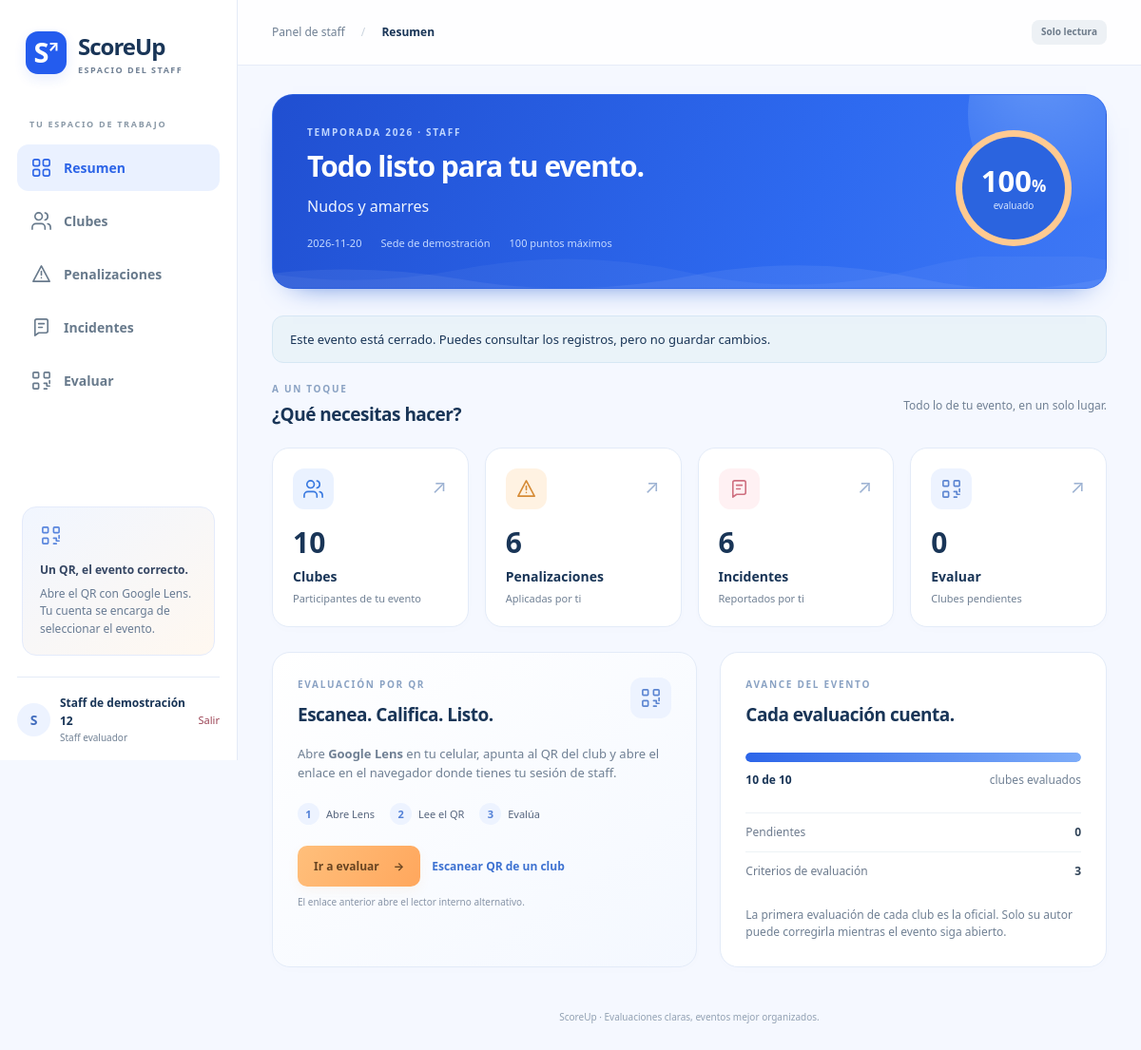
The app's page /staff (signed in) with its own data.
### tables this page shows
CREATE TABLE users (
    id TEXT PRIMARY KEY, organizacion_id TEXT NOT NULL, nombre TEXT NOT NULL,
    username TEXT NOT NULL, password TEXT NOT NULL, rol TEXT NOT NULL,
    evento_id TEXT, club_id TEXT
);

CREATE TABLE eventos (
    id TEXT PRIMARY KEY, organizacion_id TEXT NOT NULL, nombre TEXT NOT NULL,
    fecha TEXT, lugar TEXT, tipo TEXT, temporada TEXT,
    puntaje_maximo INTEGER NOT NULL, cerrado INTEGER NOT NULL DEFAULT 0
);

### app.py (the view)
@app.route("/staff")
def panel_staff():
    user = require_rol("staff")
    evento = find(DB, "eventos", "id", user.evento_id) if user.evento_id else None
    if not evento or evento.organizacion_id != user.organizacion_id:
        return render_template("staff/sin_evento.html", user=user)
    criterios = [c for c in DB["criterios"] if c.evento_id == evento.id]
    ecs = [x for x in DB["evento_club"] if x.evento_id == evento.id]
    club_id = request.args.get("club")
    if club_id:
        _club_participante(user, evento, club_id)
    vista = "evaluar" if club_id else request.args.get("vista", "inicio")
    if vista not in {"inicio", "clubes", "penalizaciones", "incidentes", "evaluar"}:
        abort(404)
    criterios_listos = bool(criterios) and abs(sum(c.peso for c in criterios) - 100) <= 0.001
    estados = []
    for ec in ecs:
        oficial = evaluacion_principal(DB, evento, ec.club_id)
        estados.append({
            "ec": ec,
            "club": find(DB, "clubs", "id", ec.club_id),
            "mi_evl": oficial if oficial and oficial.evaluador_id == user.id else None,
            "puede_evaluar": criterios_listos and not evento.cerrado and (oficial is None or oficial.evaluador_id == user.id),
            "oficial": oficial,
        })
    evaluados = sum(st["oficial"] is not None for st in estados)
    resumen = {"clubes": len(estados), "evaluados": evaluados,
               "pendientes": len(estados) - evaluados,
               "avance": round(100 * evaluados / len(estados)) if estados else 0}
    view = db_org(user)
    incidentes = [i for i in view["incidentes"] if i.evento_id == evento.id and i.usuario_id == user.id]
    penalizaciones = [p for p in view["penalizaciones"] if p.evento_id == evento.id and p.usuario_id == user.id]
    return render_template("staff/panel.html", user=user, evento=evento, criterios=criterios,
                           estados=[st for st in estados if not club_id or st["ec"].club_id == club_id],
                           participantes=estados, db=view, fmt_pts=fmt_pts, enfocado=bool(club_id),
                           vista=vista, resumen=resumen, criterios_listos=criterios_listos,
                           incidentes=list(reversed(incidentes)), penalizaciones=list(reversed(penalizaciones)))

### app.py (called while the page is built, shortened)
@app.before_request
def _abrir_transaccion():
    global DB
    _db_lock.acquire()
    g.db_locked = True
    g.connection = persist.connect()
    g.connection.execute("BEGIN IMMEDIATE" if request.method == "POST" else "BEGIN")
    DB = persist.load(g.connection)
    user = current_user()
    if request.path.startswith(("/admin", "/staff")) or request.path == "/director":
        if user is None:
            return redirect(url_for("login"))

@app.after_request
def _confirmar_transaccion(response):
    conn = g.get("connection")
    if conn is not None:
        if request.method == "POST" and response.status_code < 400:
            persist.save(DB, conn)
            conn.commit()
        else:
            conn.rollback()
    response.headers["X-Content-Type-Options"] = "nosniff"
    response.headers["Referrer-Policy"] = "same-origin"
    response.headers["Cache-Control"] = "no-store"
    return response

@app.teardown_request
def _cerrar_transaccion(exc=None):
    conn = g.pop("connection", None)
    if conn is not None:
        conn.rollback()
        conn.close()
    if g.pop("db_locked", False):
        _db_lock.release()

def _eventos_org(user):
    return [e for e in DB["eventos"] if e.organizacion_id == user.organizacion_id]

def _clubs_org(user):
    return [c for c in DB["clubs"] if c.organizacion_id == user.organizacion_id]

def current_user():
    uid = session.get("user_id")
    if not uid:
        return None
    return find(DB, "users", "id", uid)

def require_rol(*roles):
    user = current_user()
    if user is None:
        return redirect(url_for("login"))
    if user.rol not in roles:
        abort(403)
    return user

@app.context_processor
def _avisos_admin():
    user = current_user()
    count = 0
    if user and user.rol == "admin":
        count = sum(r["estado"] == "pendiente" for r in db_org(user)["correcciones"])
    shell = {}
    return {"correcciones_pendientes": count, "admin_shell": shell}

@app.before_request
def _proteger_uploads_antiguos():
    if request.path.startswith("/static/uploads/"):
        return evidencia(request.path.rsplit("/", 1)[-1])

### calc.py (called while the page is built)
def evaluacion_principal(db, evento, club_id):
    ec = _find(db["evento_club"], evento.id, club_id)
    if ec is None:
        return None
    for e in db["evaluaciones"]:
        if e.evento_id == evento.id and e.club_id == club_id and e.oficial:
            return e
    return None

### templates/staff/panel.html (shortened to what this page needs)
{% extends 'base.html' %}
{% from 'staff/_icons.html' import icon %}
{% block head %}<link rel="stylesheet" href="{{ url_for('static', filename='staff.css') }}"><link rel="stylesheet" href="{{ url_for('static', filename='panel-theme.css') }}"><link rel="stylesheet" href="{{ url_for('static', filename='mobile-panels.css') }}">{% endblock %}
{% block body %}
{% set menu = [('inicio','Resumen'),('clubes','Clubes'),('penalizaciones','Penalizaciones'),('incidentes','Incidentes'),('evaluar','Evaluar')] %}
<div class="staff-app" data-panel-theme>
  <aside class="staff-sidebar">
    <a href="{{ url_for('panel_staff') }}" class="staff-brand"><span class="staff-logo">S<span>↗</span></span><span>ScoreUp<small>ESPACIO DEL STAFF</small></span></a>
    <p class="staff-nav-label">TU ESPACIO DE TRABAJO</p>
    <nav aria-label="Secciones del staff" class="staff-nav">
      {% for key, label in menu %}<a href="{{ url_for('panel_staff', vista=key) }}" class="{{ 'is-active' if vista == key else '' }}" {% if vista == key %}aria-current="page"{% endif %}>{{ icon(key) }}<span>{{ label }}</span>{% if key == 'evaluar' and resumen.pendientes %}<b>{{ resumen.pendientes }}</b>{% endif %}</a>{% endfor %}
    </nav>
    <div class="staff-sidebar-note">{{ icon('evaluar') }}<strong>Un QR, el evento correcto.</strong><p>Abre el QR con Google Lens. Tu cuenta se encarga de seleccionar el evento.</p></div>
    <div class="staff-profile"><span class="staff-avatar">{{ user.nombre[0] }}</span><div><strong>{{ user.nombre }}</strong><small>Staff evaluador</small></div><a href="{{ url_for('logout') }}">Salir</a></div>
  </aside>
  <div class="staff-workspace">
    <header class="staff-topbar"><span>Panel de staff <span class="staff-separator">/</span> <strong>{{ dict(menu)[vista] }}</strong></span><span class="staff-badge {{ 'is-muted' if evento.cerrado else 'is-green' }}">{{ 'Solo lectura' if evento.cerrado else 'Evento abierto' }}</span></header>
    <main class="staff-main">
      <section class="staff-hero">
        <div><span class="staff-eyebrow">TEMPORADA {{ evento.temporada }} · STAFF</span><h1>{{ 'Evaluar club' if enfocado else ('Todo listo para tu evento.' if vista == 'inicio' else dict(menu)[vista]) }}</h1><p>{{ evento.nombre }}</p><div class="staff-event-meta"><span>{{ evento.fecha or 'Fecha por confirmar' }}</span><span>{{ evento.lugar or 'Lugar por confirmar' }}</span><span>{{ evento.puntaje_maximo }} puntos máximos</span></div></div>
        <div class="staff-progress-circle" style="--progress:{{ resumen.avance }}%"><div><strong>{{ resumen.avance }}<small>%</small></strong><span>evaluado</span></div></div>
      </section>
      {% if evento.cerrado %}<div class="staff-notice">Este evento está cerrado. Puedes consultar los registros, pero no guardar cambios.</div>{% elif not criterios_listos %}<div class="staff-notice is-warning">No se puede evaluar todavía: solicita al administrador criterios que sumen 100 %.</div>{% endif %}
      {% if vista == 'inicio' %}
      <div class="staff-section-title"><div><span class="staff-eyebrow">A UN TOQUE</span><h2>¿Qué necesitas hacer?</h2></div><p>Todo lo de tu evento, en un solo lugar.</p></div>
      <div class="staff-actions">
        {% for key, label, number, detail, tone in [('clubes','Clubes',resumen.clubes,'Participantes de tu evento','cyan'),('penalizaciones','Penalizaciones',penalizaciones|length,'Aplicadas por ti','amber'),('incidentes','Incidentes',incidentes|length,'Reportados por ti','rose'),('evaluar','Evaluar',resumen.pendientes,'Clubes pendientes','violet')] %}
        <a class="staff-action tone-{{ tone }}" href="{{ url_for('panel_staff', vista=key) }}"><span class="staff-action-icon">{{ icon(key) }}</span><span class="staff-action-arrow">↗</span><strong>{{ number }}</strong><h3>{{ label }}</h3><p>{{ detail }}</p></a>
        {% endfor %}
      </div>
      <div class="staff-home-grid">
        <section class="staff-card staff-lens"><span class="staff-action-icon tone-violet">{{ icon('evaluar') }}</span><span class="staff-eyebrow">EVALUACIÓN POR QR</span><h2>Escanea. Califica. Listo.</h2><p>Abre <strong>Google Lens</strong> en tu celular, apunta al QR del club y abre el enlace en el navegador donde tienes tu sesión de staff.</p><div class="staff-lens-steps"><span><b>1</b> Abre Lens</span><span><b>2</b> Lee el QR</span><span><b>3</b> Evalúa</span></div><a class="staff-button" href="{{ url_for('panel_staff', vista='evaluar') }}">Ir a evaluar <span>→</span></a><a class="staff-text-link" href="{{ url_for('staff_escanear') }}">Escanear QR de un club</a><small>El enlace anterior abre el lector interno alternativo.</small></section>
        <section class="staff-card"><span class="staff-eyebrow">AVANCE DEL EVENTO</span><h2>Cada evaluación cuenta.</h2><div class="staff-progress-track"><span style="width:{{ resumen.avance }}%"></span></div><div class="staff-progress-label"><strong>{{ resumen.evaluados }} de {{ resumen.clubes }}</strong><span>clubes evaluados</span></div><div class="staff-mini-stat"><span>Pendientes</span><strong>{{ resumen.pendientes }}</strong></div><div class="staff-mini-stat"><span>Criterios de evaluación</span><strong>{{ criterios|length }}</strong></div><p class="staff-muted">La primera evaluación de cada club es la oficial. Solo su autor puede corregirla mientras el evento siga abierto.</p></section>
      </div>
      {% endif %}
      <footer class="staff-footer">ScoreUp · Evaluaciones claras, eventos mejor organizados.</footer>
    </main>
  </div>
</div>
{% endblock %}

### static/panel-theme.css (style rules this page uses)
:root { --panel-blue:#245cee; --panel-blue-dark:#214fcf; --panel-orange:#ffb16a; --panel-soft:#eef4ff; --panel-scroll:0%; }
[data-panel-theme]::before { content:""; position:fixed; top:0; left:0; width:var(--panel-scroll); height:3px; background:linear-gradient(90deg,#ffca91,#ffab61); z-index:90; pointer-events:none; }
.staff-app { --cyan:#245cee; --ink:#193557; --line:#e4ebf7; background:#f5f8ff; }
.staff-logo,.admin-brand-icon { background:#245cee; box-shadow:0 5px 13px #245cee1c; }
.staff-logo { border-radius:13px; }
.staff-nav a.is-active,.admin-nav-link.is-active { background:#eaf1ff; color:#2c64e7; }
.staff-avatar,.admin-avatar { background:#edf3ff; color:#416cbd; }
.staff-sidebar-note,.admin-help { background:linear-gradient(145deg,#f1f6ff,#fff8f0); border-color:#e4ebfb; }
.staff-brand { color:#183758; }
.staff-topbar,.admin-topbar { background:#ffffffee; border-color:#e6ecf8; }
.staff-hero,.admin-welcome { position:relative; overflow:hidden; background:linear-gradient(115deg,#204fd1,#2e6af0 64%,#3e78f5); border:1px solid #4479ed55; box-shadow:0 14px 30px -22px #255dd1; color:white; }
.staff-hero { padding-bottom:39px; }
.staff-hero::before,.admin-welcome::before { content:""; position:absolute; width:240px; height:240px; right:-95px; top:-100px; border-radius:50%; background:radial-gradient(circle at 30% 30%,#c6e5ff4d,transparent 70%); pointer-events:none; }
.staff-hero::after,.admin-welcome::after { content:""; position:absolute; height:34px; bottom:-1px; left:-5%; width:110%; pointer-events:none; opacity:.55; background-size:100% 100%; animation:panel-wave 14s ease-in-out infinite alternate; }
.staff-hero>div,.admin-welcome>div { position:relative; z-index:1; }
.staff-hero h1 { color:white; }
.staff-hero p { color:#eef4ff; }
.staff-hero .staff-eyebrow { color:#bfd6ff; }
.staff-event-meta { color:#c4d9ff; }
.staff-progress-circle { background:conic-gradient(#ffca91 var(--progress),#ffffff28 0); }
.staff-progress-circle>div { background:#2b64df; }
.staff-progress-circle strong { color:white; }
.staff-progress-circle span { color:#d6e5ff; }
.staff-progress-track span { background:linear-gradient(90deg,#2c65e9,#7dacf9); }
.staff-button:not(.is-secondary):not(.is-rose):not(.is-amber),.admin-button:not(.is-secondary),.mg-current-page { background:linear-gradient(120deg,#ffbf7b,#ffa75d)!important; color:#684421!important; border-color:#ffba77; box-shadow:0 5px 12px #ef9b4b12; }
.staff-text-link { color:#3e72d1!important; }
.staff-lens { background:linear-gradient(145deg,#fff,#f4f8ff); }
.staff-lens-steps b { color:#5280d7; background:#edf3ff; }
.tone-cyan { --tone:#3979e0; --tone-bg:#eaf2ff; }
.tone-amber { --tone:#d68b36; --tone-bg:#fff2e2; }
.tone-violet { --tone:#5c85d1; --tone-bg:#edf3ff; }
.tone-rose { --tone:#cf7080; --tone-bg:#fff1f3; }
.staff-eyebrow { color:#8aa2c3; }
.staff-action,.staff-card,.director-stat { border-color:#e3ebf8; box-shadow:0 3px 12px #284d8503; }
.staff-action-arrow { color:#9eb3d3; }
.admin-main,.staff-main { scroll-behavior:smooth; }
.panels-motion .panel-reveal { transition:opacity .55s ease var(--panel-delay,0ms),transform .55s cubic-bezier(.2,.7,.2,1) var(--panel-delay,0ms); }
.panels-motion .panel-reveal.panel-visible { opacity:1; transform:none; }

### templates/base.html (style rules this page uses)
body { font-family: ui-sans-serif, system-ui, -apple-system, "Segoe UI", Roboto, sans-serif; }

### records on screen
users: nombre "S", nombre "Staff de demostración 12"
eventos: cerrado "Solo lectura", temporada "2026", nombre "Nudos y amarres", fecha "2026-11-20", lugar "Sede de demostración", puntaje_maximo "100"

### other values on screen
{{ label }} "Resumen" "Clubes" "Penalizaciones" "Incidentes" "Evaluar"
{{ dict(menu)[vista] }} "Resumen"
{{ resumen.avance }} "100"
{{ number }} "10" "6" "6" "0"
{{ label }} "Clubes" "Penalizaciones" "Incidentes" "Evaluar"
{{ detail }} "Participantes de tu evento" "Aplicadas por ti" "Reportados por ti" "Clubes pendientes"
{{ resumen.evaluados }} "10"
{{ resumen.clubes }} "10"
{{ resumen.pendientes }} "0"
{{ criterios|length }} "3"
